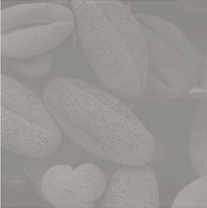
%> input picture Image Proccess/char_2_空域图像增强/pics/huafen.bmp, 207 x 208 px
$ octave zhi_fang_tu_jun_hen.m   (GNU Octave 9; MATLAB toolbox functions it lacks are replaced by stand-ins)
%> lines starting %> are read from the running program, lines starting %| are printed output that depends on the picture
I=imread('./pics/huafen.bmp');
%> I is the input picture: size 208x207x3 uint8; mean R, G, B 151.8, 149.4, 145.2
A = rgb2gray(I);
J = histeq(A);
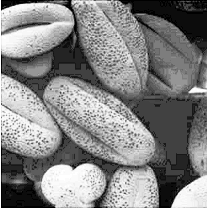
%> J: size 208x207 uint8; min 0, max 255, mean 130.9
subplot(2,2,1),imshow(A);
subplot(2,2,2),imshow(J);
subplot(2,2,3),imhist(A);
subplot(2,2,4),imhist(J);
%> after `imhist(J)`:
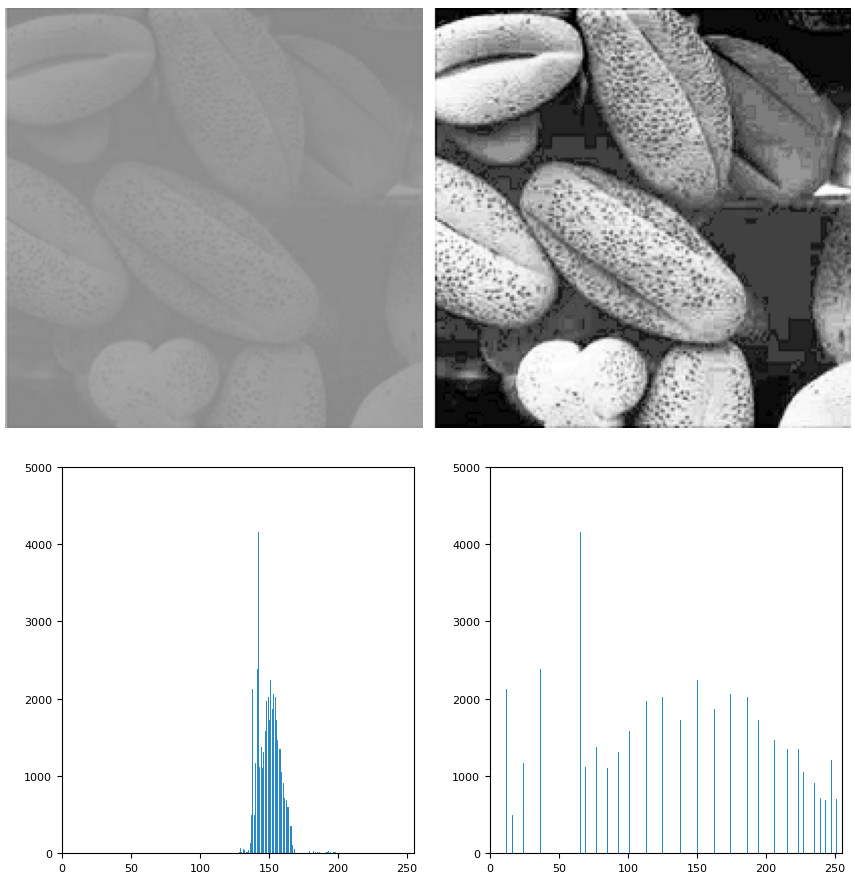
%> figure redrawn from the program's plot data, 4 panels
